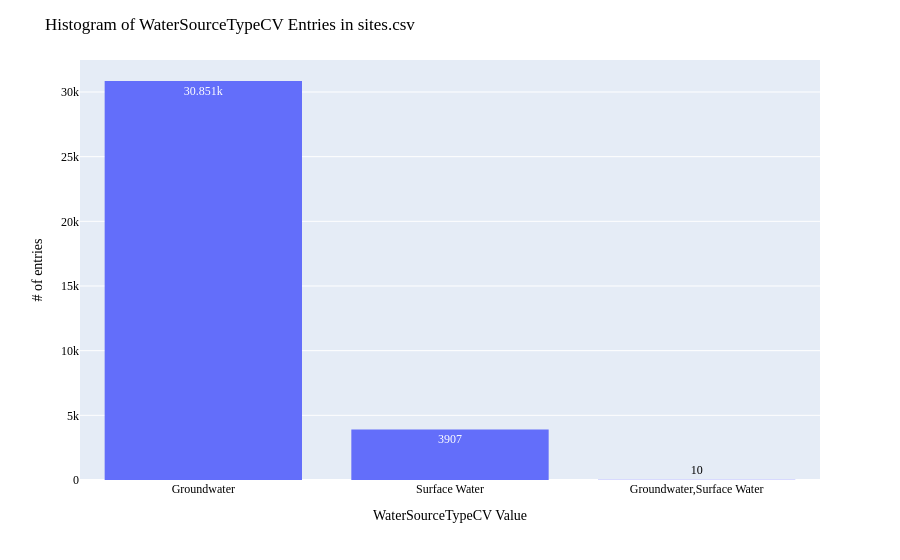

This figure's notebook cell:
### Code cell
# ---- Histogram: Num of sites via WatersourceTypeCV ----
print(dfstemp_ws.WaterSourceTypeCV.value_counts())

fig = px.histogram(dfstemp_ws, x="WaterSourceTypeCV", text_auto=True)
fig.update_layout(bargap=0.2,
                  title="Histogram of WaterSourceTypeCV Entries in sites.csv",
                  xaxis_title="WaterSourceTypeCV Value",
                  yaxis_title="# of entries",
                  #legend_title="Legend Title",
                    font=dict(
                        family="Arial Bold",
                        size=12,
                        color="Black")
                 )
fig.show()
fig.write_image('figures/WaterSourceTypeCV.png', engine="kaleido")

### Figure 1 — Plotly figure (JSON) as saved in the notebook; plotly's stock layout.template omitted (floating-point values rounded to 4 significant figures; data arrays with more than 128 entries replaced by an {"elided": "..."} marker saying what was removed)
{"data": [{"bingroup": "x", "hovertemplate": "WaterSourceTypeCV=%{x}<br>count=%{y}<extra></extra>", "legendgroup": "", "marker": {"color": "#636efa", "pattern": {"shape": ""}}, "name": "", "orientation": "v", "showlegend": false, "texttemplate": "%{value}", "type": "histogram", "x": {"elided": "34768 str values"}, "xaxis": "x", "yaxis": "y"}], "layout": {"bargap": 0.2, "barmode": "relative", "font": {"color": "Black", "family": "Arial Bold", "size": 12}, "legend": {"tracegroupgap": 0}, "margin": {"t": 60}, "title": {"text": "Histogram of WaterSourceTypeCV Entries in sites.csv"}, "xaxis": {"anchor": "y", "domain": [0, 1], "title": {"text": "WaterSourceTypeCV Value"}}, "yaxis": {"anchor": "x", "domain": [0, 1], "title": {"text": "# of entries"}}}}
